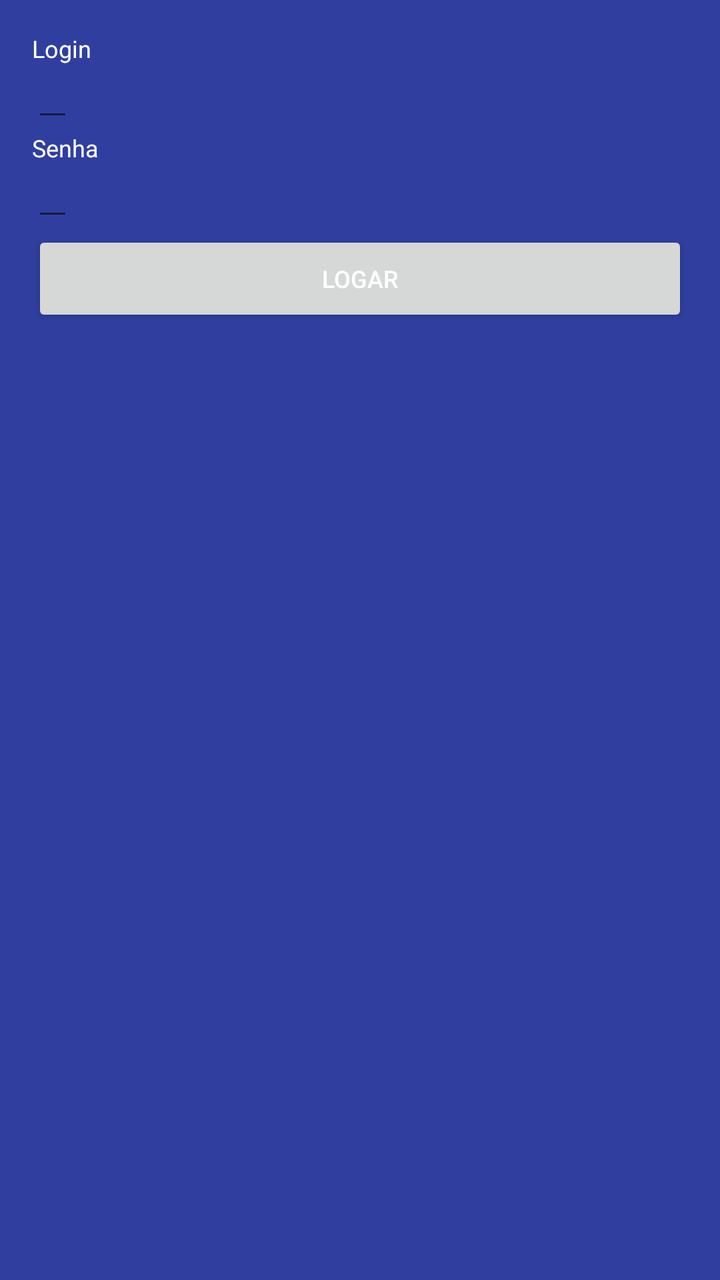
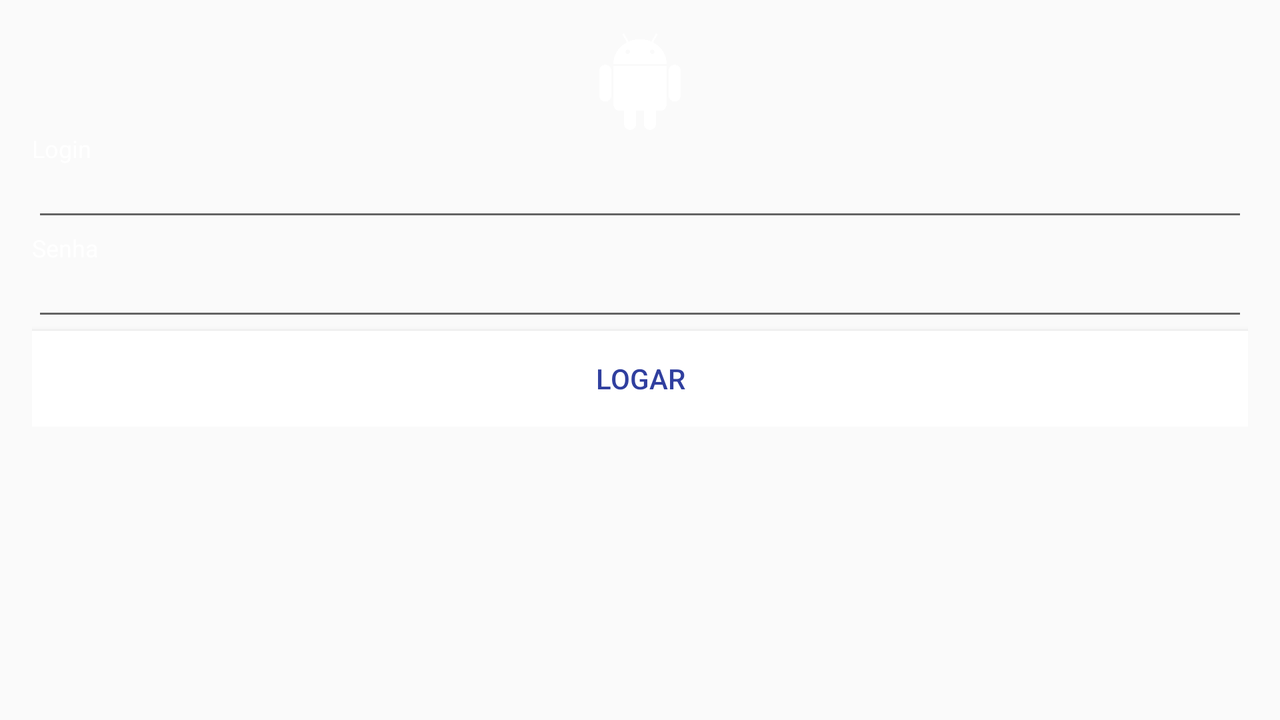

Compare how this app lays out the same screen by default and in its alternative resource folder. The renders come first, then the two layout files and the values they reference.
<!-- AndroidManifest.xml: application theme AppTheme -->
<!-- res/layout/activity_login.xml -->
<?xml version="1.0" encoding="utf-8"?>
<LinearLayout xmlns:android="http://schemas.android.com/apk/res/android"
    xmlns:tools="http://schemas.android.com/tools"
    android:layout_width="match_parent"
    android:layout_height="match_parent"
    android:paddingBottom="@dimen/activity_vertical_margin"
    android:paddingLeft="@dimen/activity_horizontal_margin"
    android:paddingRight="@dimen/activity_horizontal_margin"
    android:paddingTop="@dimen/activity_vertical_margin"
    android:orientation="vertical"
    android:background="@color/colorPrimaryDark"
    tools:context="com.example.vandame.project_blank.LoginActivity">

    <TextView
        android:layout_width="wrap_content"
        android:layout_height="wrap_content"
        android:text="@string/tbl_login"
        style="@style/txt_label_form_login"/>

    <EditText
        android:layout_width="wrap_content"
        android:layout_height="wrap_content"
        android:id="@+id/edit_login"
        android:inputType="text"
        style="@style/txt_label_form_login"/>

    <TextView
        android:layout_width="wrap_content"
        android:layout_height="wrap_content"
        style="@style/txt_label_form_login"
        android:text="@string/tbl_senha"/>
    <EditText
        android:layout_width="wrap_content"
        android:layout_height="wrap_content"
        android:id="@+id/edit_senha"
        android:inputType="textPassword"
        style="@style/txt_label_form_login"/>
    
    <Button
        android:layout_width="match_parent"
        android:layout_height="wrap_content"
        android:id="@+id/btn_logar"
        android:text="@string/btn_logar"
        style="@style/txt_label_form_login"/>

</LinearLayout>
<!-- resources referenced by this layout -->
<resources>
  <color name="colorPrimaryDark">#303F9F</color>
  <dimen name="activity_horizontal_margin">16dp</dimen>
  <dimen name="activity_vertical_margin">16dp</dimen>
  <string name="btn_logar">Logar</string>
  <string name="tbl_login">Login</string>
  <string name="tbl_senha">Senha</string>
  <style name="txt_label_form_login">
          <item name="android:textColor">@color/white</item>
          <item name="android:textSize">@dimen/texto_padrao</item>
          <item name="android:layout_marginBottom">@dimen/fab_margin</item>
      </style>
  <style name="AppTheme" parent="Theme.AppCompat.Light.DarkActionBar">
          
          <item name="colorPrimary">@color/colorPrimary</item>
          <item name="colorPrimaryDark">@color/colorPrimaryDark</item>
          <item name="colorAccent">@color/colorAccent</item>
  
          
          <item name="android:alertDialogTheme">@style/AppTheme.Dark.Dialog.Info</item>
      </style>
  <color name="white">#fff</color>
  <dimen name="texto_padrao">12sp</dimen>
  <color name="colorPrimary">#3F51B5</color>
  <color name="colorAccent">#FF4081</color>
  <style name="AppTheme.Dark.Dialog.Info" parent="Theme.AppCompat.Dialog">
          <item name="colorAccent">@color/white</item>
          <item name="android:textColorPrimary">@color/white</item>
          <item name="android:background">@color/colorPrimaryInfo</item>
      </style>
  <color name="colorPrimaryInfo">#80e4ff</color>
</resources>
<!-- res/layout-land/activity_login.xml (the author's variant of the layout above) -->
<!-- drawn on the phone turned sideways -->
<?xml version="1.0" encoding="utf-8"?>
<ScrollView xmlns:android="http://schemas.android.com/apk/res/android"
    xmlns:tools="http://schemas.android.com/tools"
    android:layout_width="match_parent"
    android:layout_height="match_parent">

    <LinearLayout
        android:layout_width="match_parent"
        android:layout_height="match_parent"
        android:orientation="vertical"
        android:paddingBottom="@dimen/activity_vertical_margin"
        android:paddingLeft="@dimen/activity_horizontal_margin"
        android:paddingRight="@dimen/activity_horizontal_margin"
        android:paddingTop="@dimen/activity_vertical_margin"
        tools:context="com.example.vandame.project_blank.LoginActivity">


        <ImageView
            android:layout_width="wrap_content"
            android:layout_height="50dip"
            android:src="@drawable/logo" />

        <TextView
            style="@style/txt_label_form_login"
            android:layout_width="wrap_content"
            android:layout_height="wrap_content"
            android:text="@string/tbl_login" />

        <EditText
            android:id="@+id/edit_login"
            style="@style/txt_label_form_login"
            android:layout_width="fill_parent"
            android:layout_height="wrap_content"
            android:inputType="text" />

        <TextView
            style="@style/txt_label_form_login"
            android:layout_width="wrap_content"
            android:layout_height="wrap_content"
            android:text="@string/tbl_senha" />

        <EditText
            android:id="@+id/edit_senha"
            style="@style/txt_label_form_login"
            android:layout_width="fill_parent"
            android:layout_height="wrap_content"
            android:inputType="textPassword" />

        <Button
            android:id="@+id/btn_logar"
            android:layout_width="match_parent"
            android:layout_height="wrap_content"
            android:background="@color/white"
            android:text="@string/btn_logar"
            android:textColor="@color/colorPrimaryDark" />

    </LinearLayout>
</ScrollView>
<!-- resources referenced by the variant -->
<!-- as the phone turned sideways resolves them -->
<resources>
  <color name="colorPrimaryDark">#303F9F</color>
  <color name="white">#fff</color>
  <dimen name="activity_horizontal_margin">16dp</dimen>
  <dimen name="activity_vertical_margin">16dp</dimen>
  <!-- drawable logo: png bitmap (drawable, 47654 bytes) -->
  <string name="btn_logar">Logar</string>
  <string name="tbl_login">Login</string>
  <string name="tbl_senha">Senha</string>
  <style name="txt_label_form_login">
          <item name="android:textColor">@color/white</item>
          <item name="android:textSize">@dimen/texto_padrao</item>
          <item name="android:layout_marginBottom">@dimen/fab_margin</item>
      </style>
  <style name="AppTheme" parent="Theme.AppCompat.Light.DarkActionBar">
          
          <item name="colorPrimary">@color/colorPrimary</item>
          <item name="colorPrimaryDark">@color/colorPrimaryDark</item>
          <item name="colorAccent">@color/colorAccent</item>
  
          
          <item name="android:alertDialogTheme">@style/AppTheme.Dark.Dialog.Info</item>
      </style>
  <dimen name="texto_padrao">12sp</dimen>
  <color name="colorPrimary">#3F51B5</color>
  <color name="colorAccent">#FF4081</color>
  <style name="AppTheme.Dark.Dialog.Info" parent="Theme.AppCompat.Dialog">
          <item name="colorAccent">@color/white</item>
          <item name="android:textColorPrimary">@color/white</item>
          <item name="android:background">@color/colorPrimaryInfo</item>
      </style>
  <color name="colorPrimaryInfo">#80e4ff</color>
</resources>
